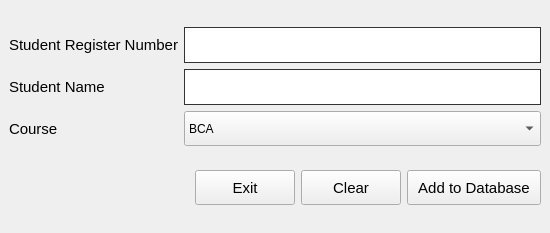
<?xml version="1.0" encoding="UTF-8"?>
<ui version="4.0">
 <class>addStudents</class>
 <widget class="QMainWindow" name="addStudents">
  <property name="geometry">
   <rect>
    <x>0</x>
    <y>0</y>
    <width>550</width>
    <height>233</height>
   </rect>
  </property>
  <property name="minimumSize">
   <size>
    <width>550</width>
    <height>0</height>
   </size>
  </property>
  <property name="windowTitle">
   <string>Register a Student</string>
  </property>
  <widget class="QWidget" name="centralwidget">
   <layout class="QHBoxLayout" name="horizontalLayout_2">
    <item>
     <layout class="QVBoxLayout" name="verticalLayout">
      <item>
       <layout class="QGridLayout" name="gridLayout">
        <item row="1" column="1">
         <widget class="QLineEdit" name="regNo">
          <property name="minimumSize">
           <size>
            <width>0</width>
            <height>35</height>
           </size>
          </property>
          <property name="styleSheet">
           <string notr="true">outline:none;
border:0.5px solid #333;
padding:7px 15px;
font-size:15px;</string>
          </property>
         </widget>
        </item>
        <item row="2" column="0">
         <widget class="QLabel" name="label_2">
          <property name="minimumSize">
           <size>
            <width>0</width>
            <height>35</height>
           </size>
          </property>
          <property name="styleSheet">
           <string notr="true">font-size:15px;</string>
          </property>
          <property name="text">
           <string>Student Name</string>
          </property>
          <property name="buddy">
           <cstring>name</cstring>
          </property>
         </widget>
        </item>
        <item row="2" column="1">
         <widget class="QLineEdit" name="name">
          <property name="minimumSize">
           <size>
            <width>0</width>
            <height>35</height>
           </size>
          </property>
          <property name="styleSheet">
           <string notr="true">outline:none;
border:0.5px solid #333;
padding:7px 15px;
font-size:15px;</string>
          </property>
         </widget>
        </item>
        <item row="3" column="0">
         <widget class="QLabel" name="label_3">
          <property name="minimumSize">
           <size>
            <width>0</width>
            <height>35</height>
           </size>
          </property>
          <property name="styleSheet">
           <string notr="true">font-size:15px;</string>
          </property>
          <property name="text">
           <string>Course</string>
          </property>
          <property name="buddy">
           <cstring>course</cstring>
          </property>
         </widget>
        </item>
        <item row="3" column="1">
         <widget class="QComboBox" name="course">
          <property name="minimumSize">
           <size>
            <width>0</width>
            <height>35</height>
           </size>
          </property>
          <item>
           <property name="text">
            <string>BCA</string>
           </property>
          </item>
          <item>
           <property name="text">
            <string>BCom</string>
           </property>
          </item>
         </widget>
        </item>
        <item row="1" column="0">
         <widget class="QLabel" name="label">
          <property name="minimumSize">
           <size>
            <width>0</width>
            <height>35</height>
           </size>
          </property>
          <property name="styleSheet">
           <string notr="true">font-size:15px;</string>
          </property>
          <property name="text">
           <string>Student Register Number</string>
          </property>
          <property name="buddy">
           <cstring>regNo</cstring>
          </property>
         </widget>
        </item>
       </layout>
      </item>
      <item>
       <layout class="QHBoxLayout" name="horizontalLayout">
        <item>
         <spacer name="horizontalSpacer">
          <property name="orientation">
           <enum>Qt::Horizontal</enum>
          </property>
          <property name="sizeHint" stdset="0">
           <size>
            <width>40</width>
            <height>20</height>
           </size>
          </property>
         </spacer>
        </item>
        <item>
         <widget class="QPushButton" name="exitBtn">
          <property name="minimumSize">
           <size>
            <width>100</width>
            <height>35</height>
           </size>
          </property>
          <property name="styleSheet">
           <string notr="true">padding:0 10px;
font-size:15px;</string>
          </property>
          <property name="text">
           <string>Exit</string>
          </property>
         </widget>
        </item>
        <item>
         <widget class="QPushButton" name="clearBtn">
          <property name="minimumSize">
           <size>
            <width>100</width>
            <height>35</height>
           </size>
          </property>
          <property name="styleSheet">
           <string notr="true">padding:0 10px;
font-size:15px;</string>
          </property>
          <property name="text">
           <string>Clear</string>
          </property>
         </widget>
        </item>
        <item>
         <widget class="QPushButton" name="addBtn">
          <property name="minimumSize">
           <size>
            <width>0</width>
            <height>35</height>
           </size>
          </property>
          <property name="styleSheet">
           <string notr="true">padding:0 10px;
font-size:15px;</string>
          </property>
          <property name="text">
           <string>Add to Database</string>
          </property>
         </widget>
        </item>
       </layout>
      </item>
     </layout>
    </item>
   </layout>
  </widget>
 </widget>
 <resources/>
 <connections/>
</ui>
